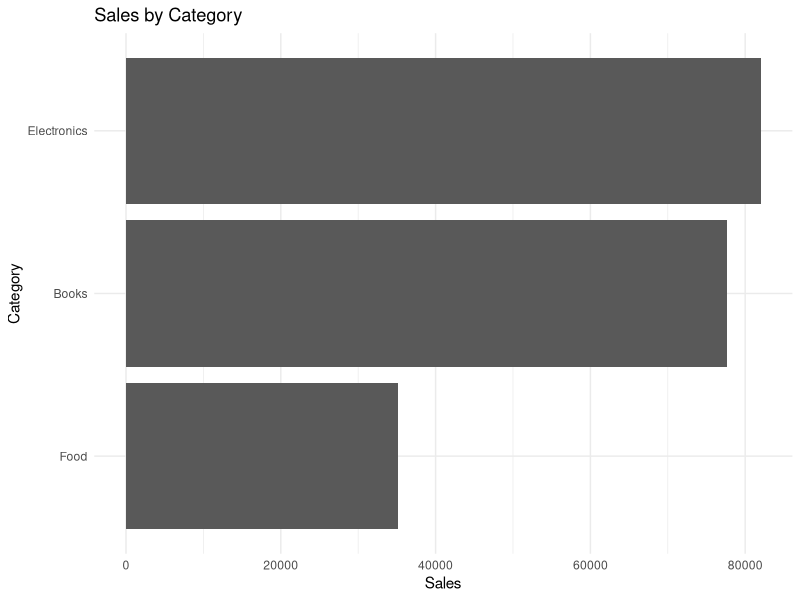
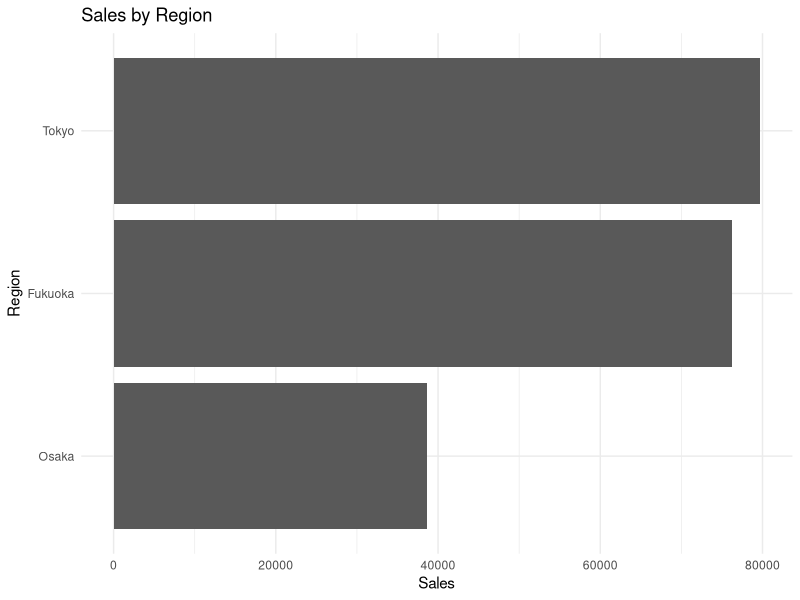
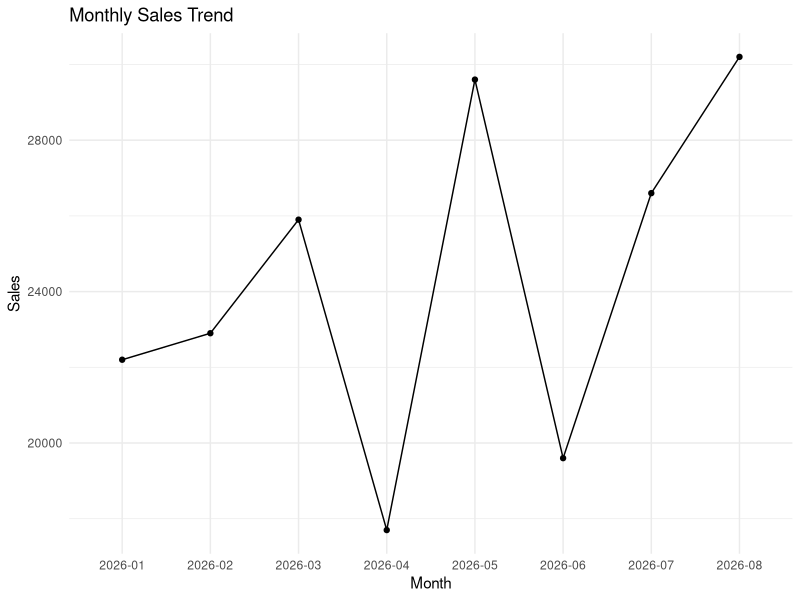
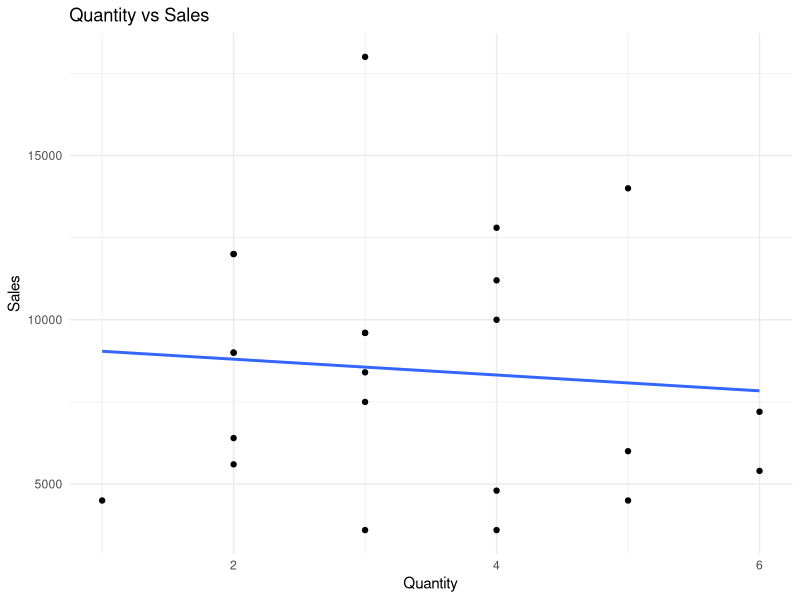

The R script that drew these images, in order:
## ---- chunk 1
library(dplyr)
library(tidyr)
library(ggplot2)
## ---- chunk 2
sales_raw <- read.csv(
  "../data/sample_sales_24.csv",
  stringsAsFactors = FALSE,
  na.strings = c("", "NA")
)

head(sales_raw)
## ---- chunk 3
str(sales_raw)
dim(sales_raw)
names(sales_raw)
summary(sales_raw)
## ---- chunk 4
colSums(is.na(sales_raw))
## ---- chunk 5
sum(duplicated(sales_raw))
## ---- chunk 6
unique(sales_raw$region)
table(sales_raw$category, useNA = "ifany")
## ---- chunk 7
sales_clean <- sales_raw |>
  mutate(
    region = trimws(tolower(region)),
    region = ifelse(region == "tokyo", "Tokyo",
             ifelse(region == "osaka", "Osaka",
             ifelse(region == "fukuoka", "Fukuoka", region))),
    category = trimws(category),
    product = trimws(product),
    quantity = as.numeric(quantity),
    unit_price = as.numeric(unit_price),
    sales = as.numeric(sales),
    date = as.Date(date)
  )
## ---- chunk 8
sales_clean <- sales_clean |>
  mutate(
    sales = ifelse(
      is.na(sales) & !is.na(quantity) & !is.na(unit_price),
      quantity * unit_price,
      sales
    )
  )
## ---- chunk 9
sales_clean <- sales_clean |>
  filter(
    !is.na(date),
    !is.na(quantity),
    !is.na(unit_price),
    !is.na(sales),
    quantity > 0,
    unit_price >= 0,
    sales >= 0
  )
## ---- chunk 10
colSums(is.na(sales_clean))
unique(sales_clean$region)
## ---- chunk 11
sales_clean <- sales_clean |>
  mutate(
    year = format(date, "%Y"),
    month = format(date, "%Y-%m"),
    weekday = format(date, "%A")
  )

head(sales_clean)
## ---- chunk 12
kpi <- sales_clean |>
  summarise(
    transactions = n(),
    total_quantity = sum(quantity),
    total_sales = sum(sales),
    average_sales = mean(sales),
    median_sales = median(sales)
  )

kpi
## ---- chunk 13
category_summary <- sales_clean |>
  group_by(category) |>
  summarise(
    total_sales = sum(sales),
    average_sales = mean(sales),
    transactions = n(),
    .groups = "drop"
  ) |>
  arrange(desc(total_sales))

category_summary
## ---- chunk 14
region_summary <- sales_clean |>
  group_by(region) |>
  summarise(
    total_sales = sum(sales),
    transactions = n(),
    .groups = "drop"
  ) |>
  arrange(desc(total_sales))

region_summary
## ---- chunk 15
region_category <- sales_clean |>
  group_by(region, category) |>
  summarise(total_sales = sum(sales), .groups = "drop")

region_category |>
  pivot_wider(
    names_from = category,
    values_from = total_sales,
    values_fill = 0
  )
## ---- chunk 16
monthly_summary <- sales_clean |>
  group_by(month) |>
  summarise(
    total_sales = sum(sales),
    transactions = n(),
    .groups = "drop"
  )

monthly_summary
## ---- chunk 17
weekday_summary <- sales_clean |>
  group_by(weekday) |>
  summarise(total_sales = sum(sales), .groups = "drop") |>
  arrange(desc(total_sales))

weekday_summary
## ---- chunk 18
product_summary <- sales_clean |>
  group_by(product) |>
  summarise(
    total_sales = sum(sales),
    quantity_sold = sum(quantity),
    transactions = n(),
    average_sales = mean(sales),
    .groups = "drop"
  ) |>
  arrange(desc(total_sales))

product_summary
## ---- chunk 19
mean(sales_clean$sales)
median(sales_clean$sales)
sd(sales_clean$sales)
cor(sales_clean$quantity, sales_clean$sales)
## ---- chunk 20
ggplot(
  category_summary,
  aes(x = reorder(category, total_sales), y = total_sales)
) +
  geom_col() +
  coord_flip() +
  labs(title = "Sales by Category", x = "Category", y = "Sales") +
  theme_minimal()
## ---- chunk 21
ggplot(
  region_summary,
  aes(x = reorder(region, total_sales), y = total_sales)
) +
  geom_col() +
  coord_flip() +
  labs(title = "Sales by Region", x = "Region", y = "Sales") +
  theme_minimal()
## ---- chunk 22
ggplot(monthly_summary, aes(x = month, y = total_sales, group = 1)) +
  geom_line() +
  geom_point() +
  labs(title = "Monthly Sales Trend", x = "Month", y = "Sales") +
  theme_minimal()
## ---- chunk 23
ggplot(sales_clean, aes(x = quantity, y = sales)) +
  geom_point() +
  geom_smooth(method = "lm", se = FALSE) +
  labs(title = "Quantity vs Sales", x = "Quantity", y = "Sales") +
  theme_minimal()
## ---- chunk 24
data(airquality)

head(airquality)
str(airquality)
colSums(is.na(airquality))
## ---- chunk 25
airquality |>
  summarise(
    rows = n(),
    mean_temp = mean(Temp, na.rm = TRUE),
    mean_wind = mean(Wind, na.rm = TRUE),
    missing_ozone = sum(is.na(Ozone))
  )
